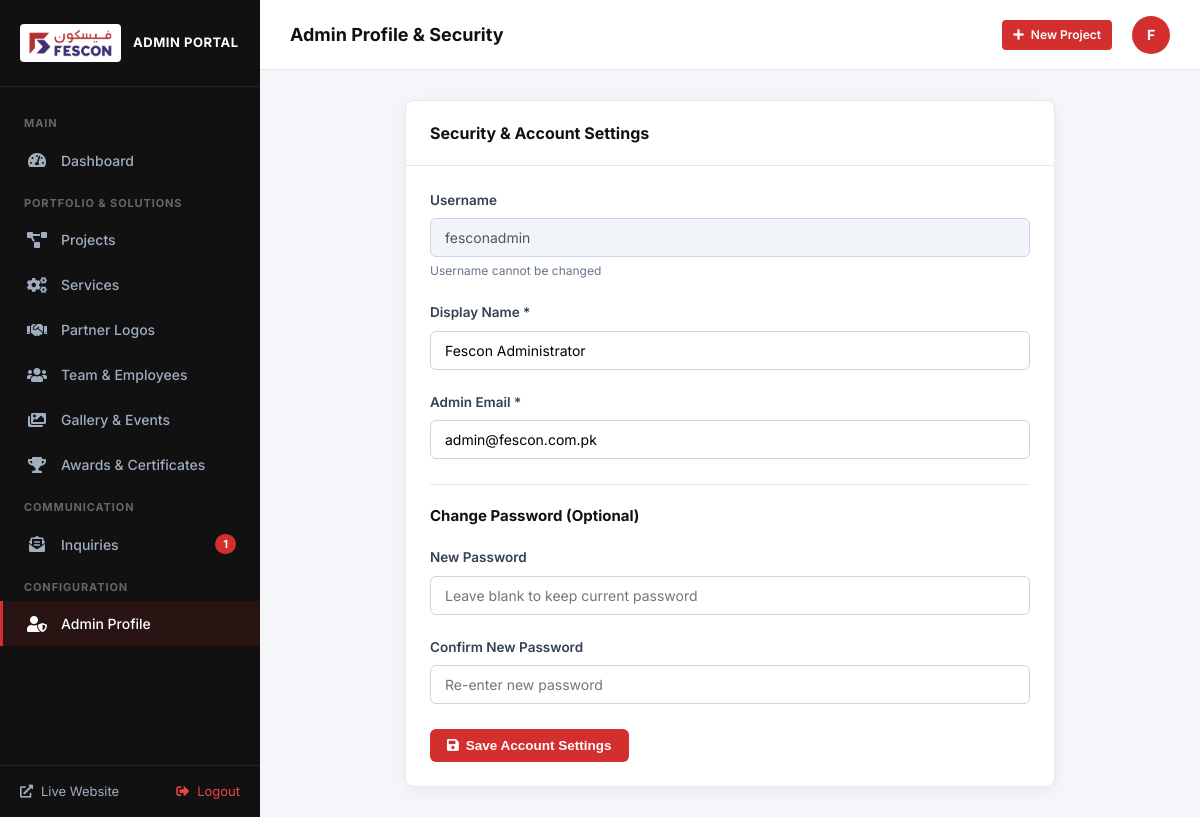
Screenshot of /admin/profile.php (signed in) with the database file from the repository.
### tables this page shows
CREATE TABLE users (
        id INTEGER PRIMARY KEY AUTOINCREMENT,
        username TEXT UNIQUE NOT NULL,
        password_hash TEXT NOT NULL,
        name TEXT NOT NULL,
        email TEXT NOT NULL,
        role TEXT DEFAULT 'admin',
        created_at DATETIME DEFAULT CURRENT_TIMESTAMP
    );

### includes/config.php (called while the page is built, shortened)
<?php
$scriptName = str_replace('\\', '/', $_SERVER['SCRIPT_NAME'] ?? '');
$scriptDir = dirname($scriptName);
if ($scriptDir === '/' || $scriptDir === '\\') {
    $base_url = '';
} else {
    $parts = explode('/', trim($scriptDir, '/'));
    $knownPages = [
        'about-us', 'our-story', 'our-values', 'management-team', 'the-founder',
        'certifications', 'collaborations', 'blogs', 'gallery', 'awards', 'services', 'planning-and-designing',
        'epc-projects', 'energy-transmission-distribution', 'operation-maintenance',
        'mep-solutions', 'civil-works', 'projects', 'hse-policy', 'welfare-policy',
        'csr-policy', 'team', 'contact-us', 'careers', 'client-projects',
        'project-detail', 'service-detail', 'admin', 'api'
    ];
    if (!empty($parts) && in_array(end($parts), $knownPages)) {
        array_pop($parts);
    }
    $base_url = !empty($parts) ? '/' . implode('/', $parts) : '';
}
?>

### admin/auth.php (called while the page is built, shortened)
<?php
require_once __DIR__ . '/../includes/config.php';
function is_admin_logged_in() {
    return true;
}
function get_current_admin() {
    return [
        'id' => $_SESSION['fescon_admin_id'],
        'username' => $_SESSION['fescon_admin_username'] ?? 'admin',
        'name' => $_SESSION['fescon_admin_name'] ?? 'Administrator',
        'email' => $_SESSION['fescon_admin_email'] ?? 'admin@fescon.com.pk'
    ];
}
?>

### admin/profile.php (the view, shortened to what this page needs)
<?php
require_once __DIR__ . '/auth.php';
$db = get_db();
$current_admin = get_current_admin();
$admin_id = $current_admin['id'];
$userStmt = $db->prepare("SELECT * FROM users WHERE id = ?");
$userStmt->execute([$admin_id]);
$user = $userStmt->fetch();
$admin_page_title = 'Admin Profile & Security';
$active_tab = 'profile';
require_once __DIR__ . '/includes/header.php';
?>
<div class="admin-card" style="max-width: 650px; margin: 0 auto;">
    <div class="admin-card-header">
        <h3 class="admin-card-title">Security &amp; Account Settings</h3>
    </div>
    <div class="admin-card-body">
        <form method="POST" action="">
            <div class="form-group">
                <label for="username">Username</label>
                <input type="text" id="username" class="form-control" value="<?php echo htmlspecialchars($user['username']); ?>" disabled style="background:#f1f5f9; cursor:not-allowed;">
                <div class="form-text-help">Username cannot be changed</div>
            </div>
            <div class="form-group">
                <label for="name">Display Name *</label>
                <input type="text" id="name" name="name" class="form-control" value="<?php echo htmlspecialchars($_POST['name'] ?? $user['name']); ?>" required>
            </div>
            <div class="form-group">
                <label for="email">Admin Email *</label>
                <input type="email" id="email" name="email" class="form-control" value="<?php echo htmlspecialchars($_POST['email'] ?? $user['email']); ?>" required>
            </div>
            <div style="border-top: 1px solid var(--admin-border); margin: 25px 0 20px; padding-top: 20px;">
                <h4 style="font-size: 15px; margin-bottom: 14px; color:#111;">Change Password (Optional)</h4>
            </div>
            <div class="form-group">
                <label for="new_password">New Password</label>
                <input type="password" id="new_password" name="new_password" class="form-control" placeholder="Leave blank to keep current password">
            </div>
            <div class="form-group">
                <label for="confirm_password">Confirm New Password</label>
                <input type="password" id="confirm_password" name="confirm_password" class="form-control" placeholder="Re-enter new password">
            </div>
            <div style="margin-top: 25px;">
                <button type="submit" class="btn-admin btn-admin-primary">
                    <i class="fas fa-save"></i> Save Account Settings
                </button>
            </div>
        </form>
    </div>
</div>
<?php require_once __DIR__ . '/includes/footer.php'; ?>

### admin/includes/header.php (shortened to what this page needs)
<?php
require_once __DIR__ . '/../auth.php';
$current_admin = get_current_admin();
$db = get_db();
$unread_count = $db->query("SELECT COUNT(*) FROM inquiries WHERE is_read = 0")->fetchColumn();
?>
<!DOCTYPE html>
<html lang="en">
<head>
    <link rel="stylesheet" href="https://cdnjs.cloudflare.com/ajax/libs/font-awesome/5.15.4/css/all.min.css">
    <link rel="stylesheet" href="<?php echo $base_url; ?>/admin/assets/css/admin.css">
</head>
<body class="admin-body">
<aside class="admin-sidebar" id="adminSidebar">
    <a href="<?php echo $base_url; ?>/admin/index.php" class="sidebar-brand">
        <img src="<?php echo $base_url; ?>/assets/images/logo.png" alt="Fescon">
        <span>Admin Portal</span>
    </a>
    <ul class="sidebar-menu">
        <li class="sidebar-menu-title">Main</li>
        <li class="<?php echo ($active_tab ?? '') === 'dashboard' ? 'active' : ''; ?>">
            <a href="<?php echo $base_url; ?>/admin/index.php">
                <i class="fas fa-tachometer-alt"></i>
                <span>Dashboard</span>
            </a>
        </li>
        <li class="sidebar-menu-title">Portfolio &amp; Solutions</li>
        <li class="<?php echo ($active_tab ?? '') === 'projects' ? 'active' : ''; ?>">
            <a href="<?php echo $base_url; ?>/admin/projects.php">
                <i class="fas fa-project-diagram"></i>
                <span>Projects</span>
            </a>
        </li>
        <li class="<?php echo ($active_tab ?? '') === 'services' ? 'active' : ''; ?>">
            <a href="<?php echo $base_url; ?>/admin/services.php">
                <i class="fas fa-cogs"></i>
                <span>Services</span>
            </a>
        </li>
        <li class="<?php echo ($active_tab ?? '') === 'clients' ? 'active' : ''; ?>">
            <a href="<?php echo $base_url; ?>/admin/clients.php">
                <i class="fas fa-handshake"></i>
                <span>Partner Logos</span>
            </a>
        </li>
        <li class="<?php echo ($active_tab ?? '') === 'team' ? 'active' : ''; ?>">
            <a href="<?php echo $base_url; ?>/admin/team.php">
                <i class="fas fa-users"></i>
                <span>Team &amp; Employees</span>
            </a>
        </li>
        <li class="<?php echo ($active_tab ?? '') === 'gallery' ? 'active' : ''; ?>">
            <a href="<?php echo $base_url; ?>/admin/gallery.php">
                <i class="fas fa-images"></i>
                <span>Gallery &amp; Events</span>
            </a>
        </li>
        <li class="<?php echo ($active_tab ?? '') === 'awards' ? 'active' : ''; ?>">
            <a href="<?php echo $base_url; ?>/admin/awards.php">
                <i class="fas fa-trophy"></i>
                <span>Awards &amp; Certificates</span>
            </a>
        </li>
        <li class="sidebar-menu-title">Communication</li>
        <li class="<?php echo ($active_tab ?? '') === 'inquiries' ? 'active' : ''; ?>">
            <a href="<?php echo $base_url; ?>/admin/inquiries.php">
                <i class="fas fa-envelope-open-text"></i>
                <span>Inquiries</span>
                <?php if ($unread_count > 0): ?>
                    <span class="badge"><?php echo $unread_count; ?></span>
                <?php endif; ?>
            </a>
        </li>
        <li class="sidebar-menu-title">Configuration</li>
        <li class="<?php echo ($active_tab ?? '') === 'profile' ? 'active' : ''; ?>">
            <a href="<?php echo $base_url; ?>/admin/profile.php">
                <i class="fas fa-user-shield"></i>
                <span>Admin Profile</span>
            </a>
        </li>
    </ul>
    <div class="sidebar-footer">
        <a href="<?php echo $base_url; ?>/" target="_blank">
            <i class="fas fa-external-link-alt"></i> Live Website
        </a>
        <a href="<?php echo $base_url; ?>/admin/logout.php" title="Sign Out" style="color:#ef4444;">
            <i class="fas fa-sign-out-alt"></i> Logout
        </a>
    </div>
</aside>
<div class="admin-main">
    <header class="admin-topbar">
        <div class="topbar-left">
            <div class="topbar-page-title">
                <?php echo htmlspecialchars($admin_page_title ?? 'Dashboard'); ?>
            </div>
        </div>
        <div class="topbar-right">
            <a href="<?php echo $base_url; ?>/admin/project-form.php" class="btn-admin btn-admin-primary btn-admin-sm">
                <i class="fas fa-plus"></i> New Project
            </a>
            <div class="topbar-user">
                <div class="topbar-avatar">
                    <?php echo strtoupper(substr($current_admin['name'], 0, 1)); ?>
                </div>
            </div>
        </div>
    </header>
    <main class="admin-content">

### rows the page displays
users: name "F", username "fesconadmin", name "Fescon Administrator", email "admin@fescon.com.pk"

### other values shown
$unread_count "1"
$admin_page_title "Admin Profile & Security"
